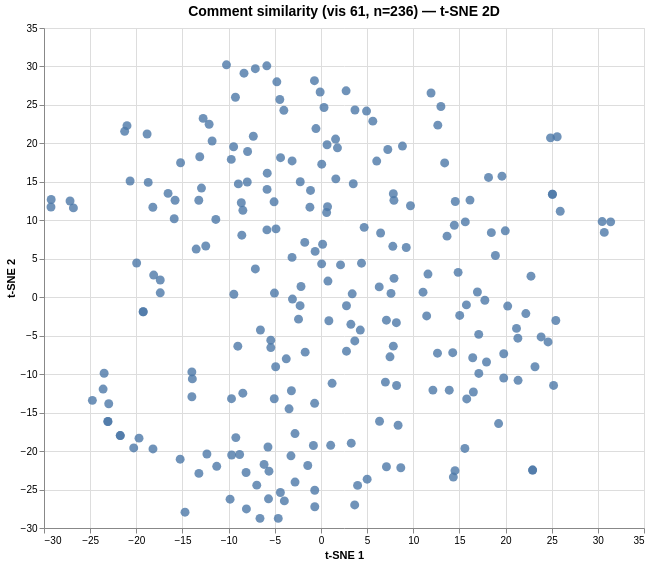

The Vega-Lite source for this figure:
### Vega specification from a JSON file in a GitHub repository (floating-point values rounded to 4 significant figures; data arrays with more than 128 entries replaced by an {"elided": "..."} marker saying what was removed)
{"$schema": "https://vega.github.io/schema/vega/v6.json", "data": [{"name": "param_1e9efca18e7a2868_store"}, {"name": "source_0", "values": {"elided": "236 records"}}, {"name": "source_0_x_domain_dim_1", "values": [{"min": -29.25, "max": 31.39}]}, {"name": "source_0_y_domain_dim_2", "values": [{"min": -28.75, "max": 30.22}]}], "signals": [{"name": "unit", "value": {}, "on": [{"events": "pointermove", "update": "isTuple(group()) ? group() : unit"}]}, {"name": "param_1e9efca18e7a2868", "update": "vlSelectionResolve(\"param_1e9efca18e7a2868_store\", \"union\")"}, {"name": "param_1e9efca18e7a2868_dim_1", "on": [{"events": [{"source": "view", "type": "dblclick"}], "update": "null"}, {"events": {"signal": "param_1e9efca18e7a2868_translate_delta"}, "update": "panLinear(param_1e9efca18e7a2868_translate_anchor.extent_x, -param_1e9efca18e7a2868_translate_delta.x / width)"}, {"events": {"signal": "param_1e9efca18e7a2868_zoom_delta"}, "update": "zoomLinear(domain(\"x\"), param_1e9efca18e7a2868_zoom_anchor.x, param_1e9efca18e7a2868_zoom_delta)"}]}, {"name": "param_1e9efca18e7a2868_dim_2", "on": [{"events": [{"source": "view", "type": "dblclick"}], "update": "null"}, {"events": {"signal": "param_1e9efca18e7a2868_translate_delta"}, "update": "panLinear(param_1e9efca18e7a2868_translate_anchor.extent_y, param_1e9efca18e7a2868_translate_delta.y / height)"}, {"events": {"signal": "param_1e9efca18e7a2868_zoom_delta"}, "update": "zoomLinear(domain(\"y\"), param_1e9efca18e7a2868_zoom_anchor.y, param_1e9efca18e7a2868_zoom_delta)"}]}, {"name": "param_1e9efca18e7a2868_tuple", "on": [{"events": [{"signal": "param_1e9efca18e7a2868_dim_1 || param_1e9efca18e7a2868_dim_2"}], "update": "param_1e9efca18e7a2868_dim_1 && param_1e9efca18e7a2868_dim_2 ? {unit: \"\", fields: param_1e9efca18e7a2868_tuple_fields, values: [param_1e9efca18e7a2868_dim_1,param_1e9efca18e7a2868_dim_2]} : null"}]}, {"name": "param_1e9efca18e7a2868_tuple_fields", "value": [{"field": "dim_1", "channel": "x", "type": "R"}, {"field": "dim_2", "channel": "y", "type": "R"}]}, {"name": "param_1e9efca18e7a2868_translate_anchor", "value": {}, "on": [{"events": [{"source": "scope", "type": "pointerdown"}], "update": "{x: x(unit), y: y(unit), extent_x: domain(\"x\"), extent_y: domain(\"y\")}"}]}, {"name": "param_1e9efca18e7a2868_translate_delta", "value": {}, "on": [{"events": [{"source": "window", "between": [{"source": "scope", "type": "pointerdown"}, {"source": "window", "type": "pointerup"}], "type": "pointermove", "consume": true}], "update": "{x: param_1e9efca18e7a2868_translate_anchor.x - x(unit), y: param_1e9efca18e7a2868_translate_anchor.y - y(unit)}"}]}, {"name": "param_1e9efca18e7a2868_zoom_anchor", "on": [{"events": [{"source": "scope", "type": "wheel", "consume": true}], "update": "{x: invert(\"x\", x(unit)), y: invert(\"y\", y(unit))}"}]}, {"name": "param_1e9efca18e7a2868_zoom_delta", "on": [{"events": [{"source": "scope", "type": "wheel", "consume": true}], "update": "pow(1.001, event.deltaY * pow(16, event.deltaMode))", "force": true}]}, {"name": "param_1e9efca18e7a2868_modify", "on": [{"events": {"signal": "param_1e9efca18e7a2868_tuple"}, "update": "modify(\"param_1e9efca18e7a2868_store\", param_1e9efca18e7a2868_tuple, true)"}]}], "marks": [{"type": "symbol", "name": "marks", "from": {"data": "source_0"}, "encode": {"update": {"tooltip": {"signal": "{\"Comment #\": format(datum[\"index\"], \"\"), \"Comment\": isValid(datum[\"comment\"]) ? datum[\"comment\"] : \"\"+datum[\"comment\"]}"}, "x": {"field": "dim_1", "scale": "x"}, "shape": {"value": "circle"}, "fill": {"value": "#4c78a8"}, "opacity": {"value": 0.8}, "y": {"field": "dim_2", "scale": "y"}, "size": {"value": 80}}}, "style": ["circle"], "interactive": true, "clip": true}], "scales": [{"name": "x", "type": "linear", "domain": [{"signal": "(data(\"source_0_x_domain_dim_1\")[0] || {}).min"}, {"signal": "(data(\"source_0_x_domain_dim_1\")[0] || {}).max"}], "range": [0, {"signal": "width"}], "domainRaw": {"signal": "param_1e9efca18e7a2868[\"dim_1\"]"}, "nice": true, "zero": true}, {"name": "y", "type": "linear", "domain": [{"signal": "(data(\"source_0_y_domain_dim_2\")[0] || {}).min"}, {"signal": "(data(\"source_0_y_domain_dim_2\")[0] || {}).max"}], "range": [{"signal": "height"}, 0], "nice": true, "zero": true, "domainRaw": {"signal": "param_1e9efca18e7a2868[\"dim_2\"]"}}], "axes": [{"scale": "x", "ticks": false, "orient": "bottom", "aria": false, "tickCount": {"signal": "ceil(width/40)"}, "labels": false, "zindex": 0, "grid": true, "gridScale": "y", "domain": false, "minExtent": 0, "maxExtent": 0}, {"scale": "y", "labels": false, "orient": "left", "zindex": 0, "tickCount": {"signal": "ceil(height/40)"}, "domain": false, "grid": true, "ticks": false, "gridScale": "x", "minExtent": 0, "aria": false, "maxExtent": 0}, {"scale": "x", "tickCount": {"signal": "ceil(width/40)"}, "labelOverlap": true, "zindex": 0, "orient": "bottom", "title": "t-SNE 1", "labelFlush": true, "grid": false}, {"scale": "y", "labelOverlap": true, "zindex": 0, "orient": "left", "tickCount": {"signal": "ceil(height/40)"}, "title": "t-SNE 2", "grid": false}], "title": {"text": "Comment similarity (vis 61, n=236) — t-SNE 2D", "frame": "group", "fontSize": 14}, "width": 600, "padding": 5, "height": 500, "style": "cell", "background": "white"}
